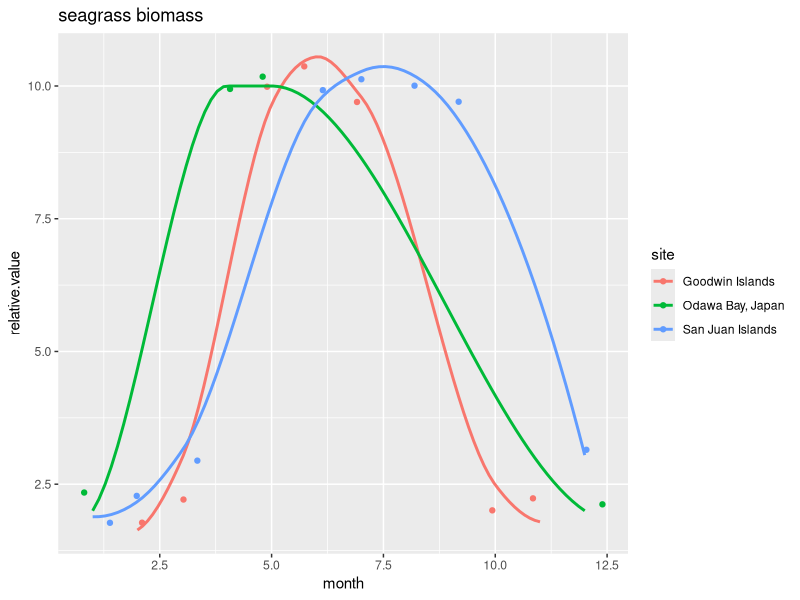
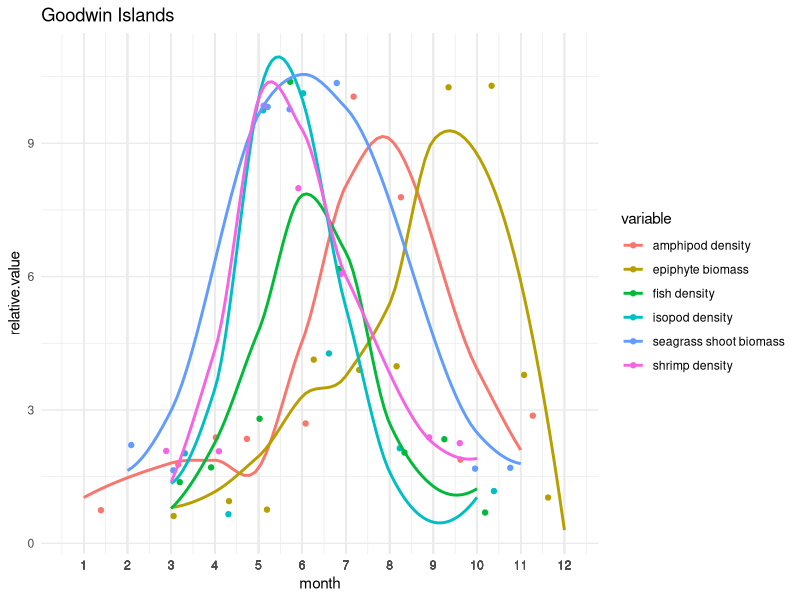
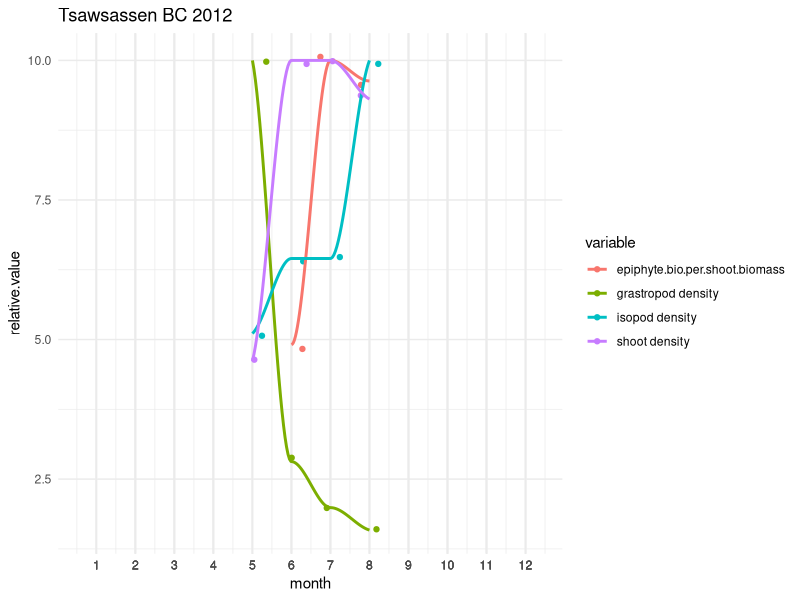
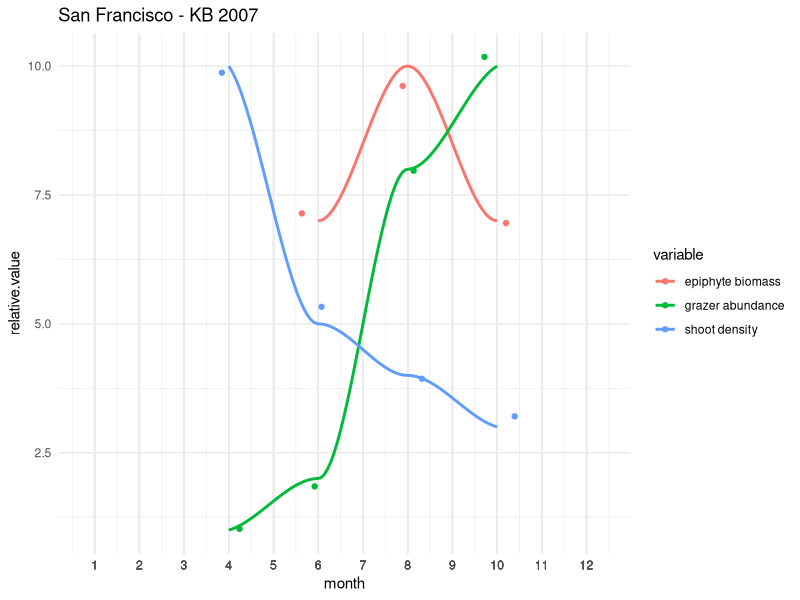

These charts were generated, in order, by the following R code:
### plotting seasonal variation in seagrass events

library(readr)
library(tidyverse)
library(ggplot2)


data <- read_csv("sg.seasonality.data.csv")
head(data)
View(data)

sgb <- data %>%
  filter(., variable == "seagrass shoot biomass") %>%
  group_by(site)

sbg.fig <-
  ggplot(sgb, aes(x = month, y = relative.value)) +
  geom_jitter(aes(x = month, y = relative.value, color = site), na.rm = TRUE) +
  geom_smooth(aes(x = month, y = relative.value, color = site), se = FALSE) +
  ggtitle("seagrass biomass")

sbg.fig


GWI <- data %>%
  filter(., site == "Goodwin Islands") 

GWI.fig <-
  ggplot(GWI, aes(x = month, y = relative.value), group_by(variable)) +
  theme_minimal() +
  scale_x_continuous(breaks = GWI$month) +
  geom_jitter(aes(x = month, y = relative.value, color = variable), na.rm = TRUE) +
  geom_smooth(aes(x = month, y = relative.value, color = variable), se = FALSE) +
  ggtitle("Goodwin Islands")

GWI.fig


TW <- data %>%
  filter(., site == "Tsawwassen") 

TW.fig <-
  ggplot(TW, aes(x = month, y = relative.value), group_by(variable)) +
  theme_minimal() +
  scale_x_continuous(breaks = TW$month) +
  geom_jitter(aes(x = month, y = relative.value, color = variable), na.rm = TRUE) +
  geom_smooth(aes(x = month, y = relative.value, color = variable), se = FALSE) +
  ggtitle("Tsawsassen BC 2012")

TW.fig


SF <- data %>%
  filter(., site == "San Francisco Bay - KB") 

SF.fig <-
  ggplot(SF, aes(x = month, y = relative.value), group_by(variable)) +
  theme_minimal() +
  scale_x_continuous(breaks = TW$month) +
  geom_jitter(aes(x = month, y = relative.value, color = variable), na.rm = TRUE) +
  geom_smooth(aes(x = month, y = relative.value, color = variable), se = FALSE) +
  ggtitle("San Francisco - KB 2007")

SF.fig


### ok, this will work to visualize the patterns. next step, try to get our (and others?) seasonal data into a figure...
